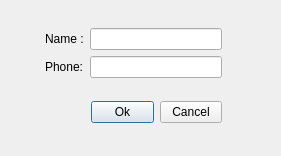
<?xml version="1.0" encoding="UTF-8"?>
<ui version="4.0">
 <class>ForgetPassword</class>
 <widget class="QDialog" name="ForgetPassword">
  <property name="geometry">
   <rect>
    <x>0</x>
    <y>0</y>
    <width>281</width>
    <height>156</height>
   </rect>
  </property>
  <property name="windowTitle">
   <string>Dialog</string>
  </property>
  <widget class="QWidget" name="">
   <property name="geometry">
    <rect>
     <x>45</x>
     <y>28</y>
     <width>177</width>
     <height>52</height>
    </rect>
   </property>
   <layout class="QVBoxLayout" name="verticalLayout">
    <item>
     <layout class="QHBoxLayout" name="horizontalLayout">
      <item>
       <widget class="QLabel" name="labelName">
        <property name="text">
         <string>Name :</string>
        </property>
       </widget>
      </item>
      <item>
       <widget class="QLineEdit" name="lineEditName"/>
      </item>
     </layout>
    </item>
    <item>
     <layout class="QHBoxLayout" name="horizontalLayout_2">
      <item>
       <widget class="QLabel" name="labelSurname">
        <property name="text">
         <string>Phone:</string>
        </property>
       </widget>
      </item>
      <item>
       <widget class="QLineEdit" name="lineEditPassword"/>
      </item>
     </layout>
    </item>
   </layout>
  </widget>
  <widget class="QWidget" name="">
   <property name="geometry">
    <rect>
     <x>91</x>
     <y>100</y>
     <width>131</width>
     <height>25</height>
    </rect>
   </property>
   <layout class="QHBoxLayout" name="horizontalLayout_3">
    <item>
     <widget class="QPushButton" name="pushOkButton">
      <property name="text">
       <string>Ok</string>
      </property>
     </widget>
    </item>
    <item>
     <widget class="QPushButton" name="pushCancelButton">
      <property name="text">
       <string>Cancel</string>
      </property>
     </widget>
    </item>
   </layout>
  </widget>
 </widget>
 <resources/>
 <connections/>
</ui>
